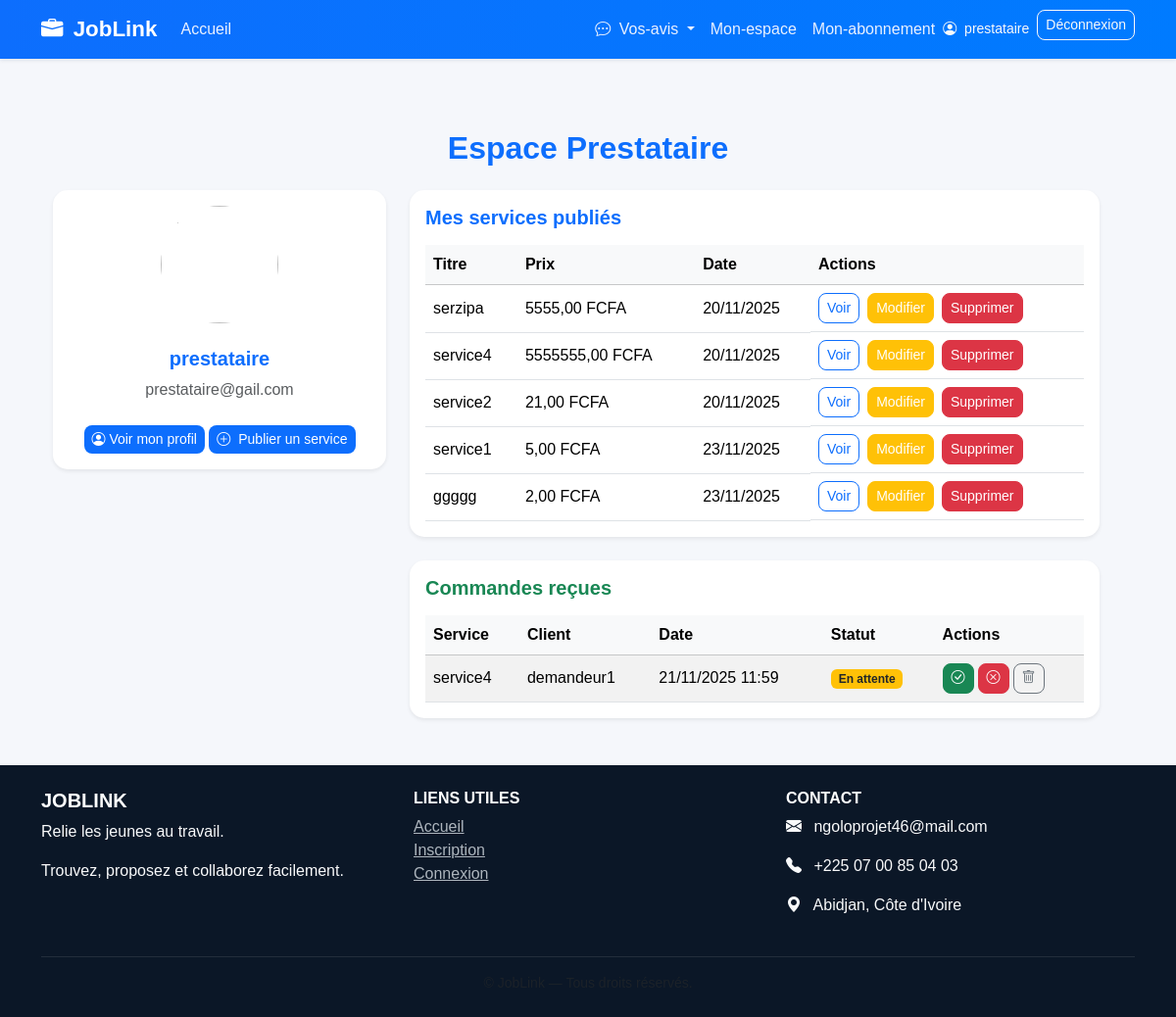
Page /tableau-prestataire/ (signed in) on the earlier database version.
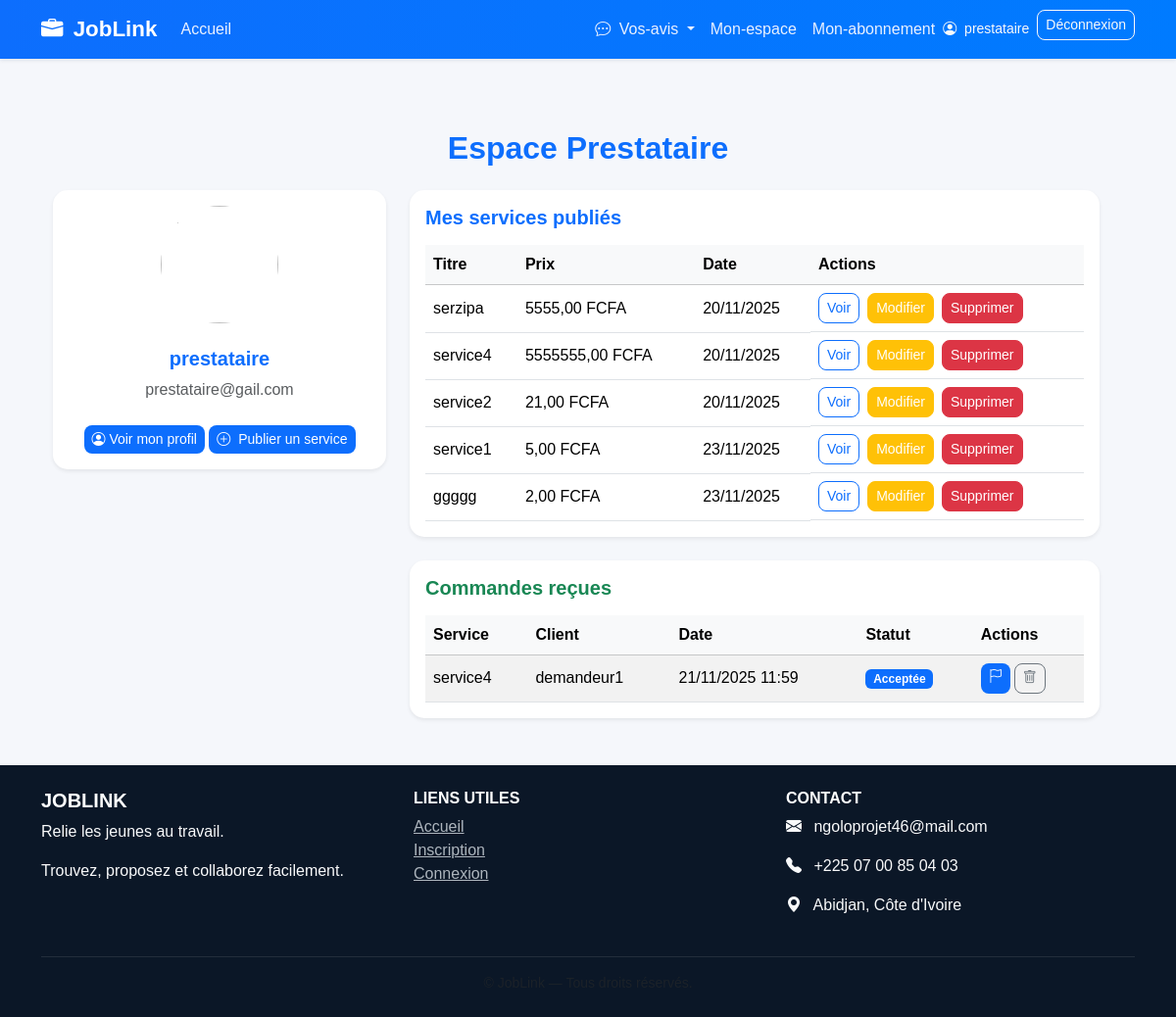
Same page on the later database version.
### core/models.py (models this page shows, shortened)
class Commande(models.Model):
    service = models.ForeignKey(Service, on_delete=models.CASCADE)
    client = models.ForeignKey(User, on_delete=models.CASCADE, null=True, blank=True)
    demandeur = models.ForeignKey(Demandeur, on_delete=models.CASCADE)
    date_commande = models.DateTimeField(auto_now_add=True)
    statut_choices = [
        ('en_attente', 'En attente'),
        ('acceptee', 'Acceptée'),
        ('terminee', 'Terminée'),
        ('annulee', 'Annulée'),
    ]
    statut = models.CharField(max_length=20, choices=statut_choices, default='en_attente')

class Service(models.Model):
    VILLES_CI = [
        ("Abidjan", "Abidjan"),
        ("Bouaké", "Bouaké"),
        ("Daloa", "Daloa"),
        ("Yamoussoukro", "Yamoussoukro"),
        ("San-Pédro", "San-Pédro"),
        ("Korhogo", "Korhogo"),
        ("Man", "Man"),
        ("Gagnoa", "Gagnoa"),
    ]
    prestataire = models.ForeignKey(
        'Prestataire',
        on_delete=models.CASCADE,
        related_name='services'
    )
    titre = models.CharField(max_length=100)
    description = models.TextField()
    prix = models.DecimalField(max_digits=10, decimal_places=2)
    telephone = models.CharField(max_length=20, blank=True, null=True)
    adresse = models.CharField(max_length=255, blank=True, null=True)
    categorie = models.CharField(max_length=100)
    ville = models.CharField(max_length=50, choices=VILLES_CI, default="Abidjan")
    date_publication = models.DateTimeField(auto_now_add=True)
    disponible = models.BooleanField(default=True)
    image = CloudinaryField("image", blank=True, null=True)
    video = CloudinaryField(resource_type="video", blank=True, null=True)

class Demandeur(models.Model):
    user = models.OneToOneField(User, on_delete=models.CASCADE)
    adresse = models.CharField(max_length=200, blank=True, null=True)

class User(AbstractUser):
    ROLE_CHOICES = (
        ('prestataire', 'Prestataire'),
        ('demandeur', 'Demandeur'),
    )
    role = models.CharField(max_length=20, choices=ROLE_CHOICES)
    phone = models.CharField(max_length=20, unique=True, null=True, blank=True)
    photo = CloudinaryField("photo_profil", blank=True, null=True)

### core/views.py (the view)
# urls.py: path('tableau-prestataire/', views.tableau_prestataire, name='tableau_prestataire'),
@login_required
def tableau_prestataire(request):
    try:
        prestataire = Prestataire.objects.get(user=request.user)
    except Prestataire.DoesNotExist:
        messages.error(request, "Aucun profil prestataire trouvé.")
        return redirect('home')
    services = Service.objects.filter(prestataire=prestataire)
    commandes = Commande.objects.filter(service__prestataire=prestataire)
    context = {
        'prestataire': prestataire,
        'services': services,
        'commandes': commandes,
    }
    return render(request, 'dashboard_prestataire.html', context)

### core/templates/dashboard_prestataire.html (shortened to what the changed rows need)
{% extends 'base.html' %}
{% block content %}
<div class="container py-5">
    <h2 class="mb-4 text-primary text-center fw-bold">Espace Prestataire</h2>
    <div class="row">
        <div class="row">
        <div class="col-md-8">
            <div class="card shadow-sm mb-4">
                <div class="card-body">
                    {% if services %}
                        <div class="table-responsive">
                            <table class="table table-hover align-middle mb-0">
                                <thead class="table-light">
                                    <tr>
                                        <th>Titre</th>
                                        <th>Prix</th>
                                        <th>Date</th>
                                        <th>Actions</th>
                                    </tr>
                                </thead>
                            </table>
                        </div>
                    {% else %}
                        <p class="text-muted">Vous n'avez publié aucun service pour le moment.</p>
                    {% endif %}
                </div>
            </div>
            <div class="card shadow-sm">
                <div class="card-body">
                    {% if commandes %}
                        <div class="table-responsive">
                            <table class="table table-striped align-middle mb-0">
                                <thead class="table-light">
                                    <tr>
                                        <th>Service</th>
                                        <th>Client</th>
                                        <th>Date</th>
                                        <th>Statut</th>
                                        <th>Actions</th>
                                    </tr>
                                </thead>
                                <tbody>
                                    {% for commande in commandes %}
                                        <tr>
                                            <td>{{ commande.service.titre }}</td>
                                            <td>{{ commande.demandeur.user.username }}</td>
                                            <td>{{ commande.date_commande|date:"d/m/Y H:i" }}</td>
                                            <td>
                                                {% if commande.statut == 'en_attente' %}
                                                    <span class="badge bg-warning text-dark">En attente</span>
                                                {% elif commande.statut == 'acceptee' %}
                                                    <span class="badge bg-primary">Acceptée</span>
                                                {% elif commande.statut == 'terminee' %}
                                                    <span class="badge bg-success">Terminée</span>
                                                {% else %}
                                                    <span class="badge bg-danger">Annulée</span>
                                                {% endif %}
                                            </td>
                                            <td class="d-flex gap-1">
                                                {% if commande.statut == 'en_attente' %}
                                                    <a href="{% url 'accepter_commande' commande.id %}" class="btn btn-sm btn-success" title="Accepter">
                                                        <i class="bi bi-check-circle"></i>
                                                    </a>
                                                    <a href="{% url 'annuler_commande' commande.id %}" class="btn btn-sm btn-danger" title="Refuser">
                                                        <i class="bi bi-x-circle"></i>
                                                    </a>
                                                {% elif commande.statut == 'acceptee' %}
                                                    <a href="{% url 'terminer_commande' commande.id %}" class="btn btn-sm btn-primary" title="Terminer">
                                                        <i class="bi bi-flag"></i>
                                                    </a>
                                                {% endif %}
                                                <a href="{% url 'supprimer_commande_prestataire' commande.id %}"
                                                   class="btn btn-sm btn-outline-secondary"
                                                   onclick="return confirm('Supprimer cette commande ? 🗑');"
                                                   title="Supprimer">
                                                    <i class="bi bi-trash"></i>
                                                </a>
                                            </td>
                                        </tr>
                                    {% endfor %}
                                </tbody>
                            </table>
                        </div>
                    {% else %}
                        <p class="text-muted">Aucune commande reçue pour le moment.</p>
                    {% endif %}
                </div>
            </div>
        </div>
    </div>
</div>
{% endblock %}

Differences in the rows shown:
changed Commande "service4": statut "En attente" → "Acceptée"
